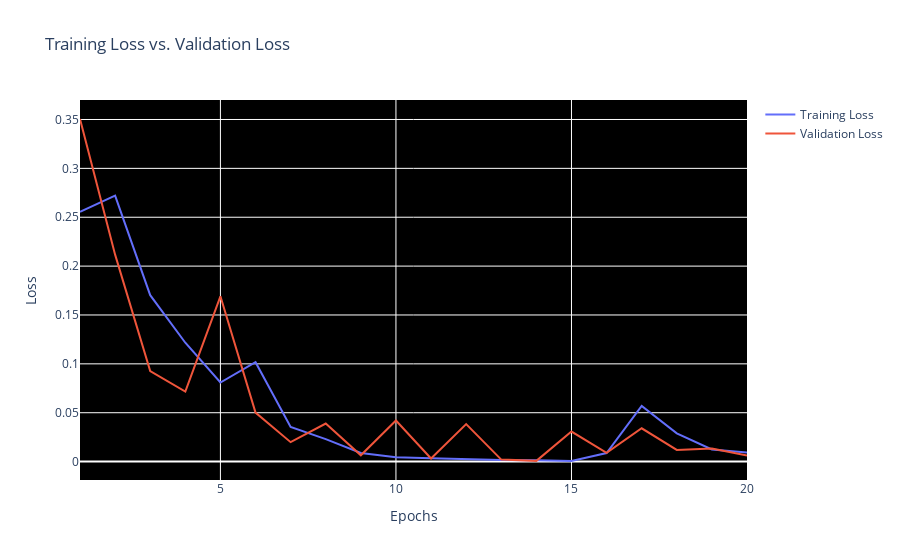
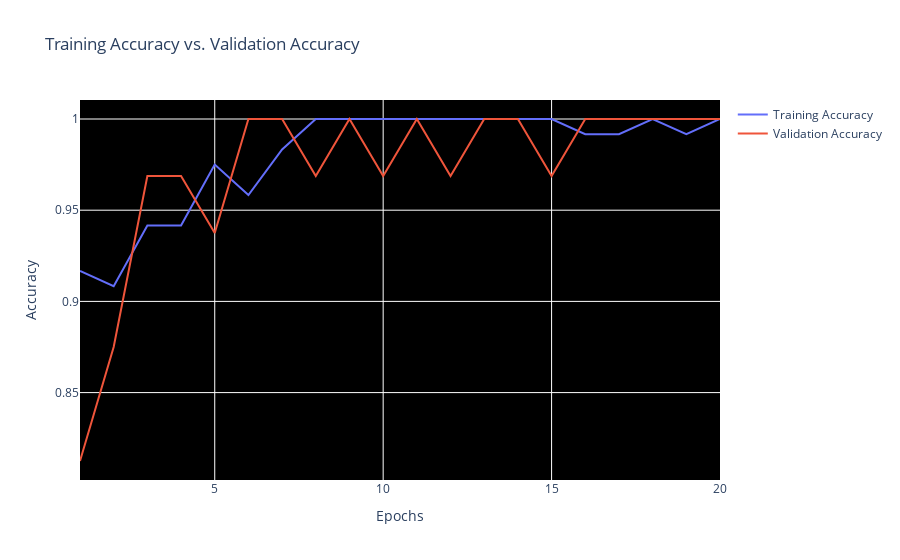

The cell these charts' notebook holds for them, in order:
### Markdown cell above
## Plot Model Accuracy History

### Code cell
import plotly.graph_objects as go

# Get the training history
history = hist.history

# Convert range objects to lists
epochs = list(range(1, len(history['loss']) + 1))

# Plot the training loss
fig = go.Figure()
fig.add_trace(go.Scatter(x=epochs, y=history['loss'], mode='lines', name='Training Loss'))
fig.add_trace(go.Scatter(x=epochs, y=history['val_loss'], mode='lines', name='Validation Loss'))
fig.update_layout(
    xaxis_title='Epochs',
    yaxis_title='Loss',
    title='Training Loss vs. Validation Loss',
    plot_bgcolor='black'  # Set the background color to white
)
fig.show()

# Plot the training accuracy
fig = go.Figure()
fig.add_trace(go.Scatter(x=epochs, y=history['accuracy'], mode='lines', name='Training Accuracy'))
fig.add_trace(go.Scatter(x=epochs, y=history['val_accuracy'], mode='lines', name='Validation Accuracy'))
fig.update_layout(
    xaxis_title='Epochs',
    yaxis_title='Accuracy',
    title='Training Accuracy vs. Validation Accuracy',
    plot_bgcolor='black'  # Set the background color to white
)
fig.show()

### Figure 1 — Plotly figure (JSON) as saved in the notebook; plotly's stock layout.template omitted (floating-point values rounded to 4 significant figures)
{"data": [{"mode": "lines", "name": "Training Loss", "type": "scatter", "x": [1, 2, 3, 4, 5, 6, 7, 8, 9, 10, 11, 12, 13, 14, 15, 16, 17, 18, 19, 20], "y": [0.2556, 0.2721, 0.1703, 0.1216, 0.08089, 0.1017, 0.03545, 0.02304, 0.008798, 0.004541, 0.003365, 0.002382, 0.001668, 0.001294, 0.0006076, 0.00878, 0.05694, 0.02892, 0.01241, 0.009394]}, {"mode": "lines", "name": "Validation Loss", "type": "scatter", "x": [1, 2, 3, 4, 5, 6, 7, 8, 9, 10, 11, 12, 13, 14, 15, 16, 17, 18, 19, 20], "y": [0.3505, 0.2117, 0.09252, 0.07169, 0.1691, 0.05011, 0.01988, 0.03895, 0.006409, 0.04205, 0.003175, 0.03831, 0.002056, 0.0007401, 0.03069, 0.008979, 0.03407, 0.01193, 0.0133, 0.006125]}], "layout": {"plot_bgcolor": "black", "title": {"text": "Training Loss vs. Validation Loss"}, "xaxis": {"title": {"text": "Epochs"}}, "yaxis": {"title": {"text": "Loss"}}}}

### Figure 2 — Plotly figure (JSON) as saved in the notebook; plotly's stock layout.template omitted (floating-point values rounded to 4 significant figures)
{"data": [{"mode": "lines", "name": "Training Accuracy", "type": "scatter", "x": [1, 2, 3, 4, 5, 6, 7, 8, 9, 10, 11, 12, 13, 14, 15, 16, 17, 18, 19, 20], "y": [0.9167, 0.9083, 0.9417, 0.9417, 0.975, 0.9583, 0.9833, 1, 1, 1, 1, 1, 1, 1, 1, 0.9917, 0.9917, 1, 0.9917, 1]}, {"mode": "lines", "name": "Validation Accuracy", "type": "scatter", "x": [1, 2, 3, 4, 5, 6, 7, 8, 9, 10, 11, 12, 13, 14, 15, 16, 17, 18, 19, 20], "y": [0.8125, 0.875, 0.9688, 0.9688, 0.9375, 1, 1, 0.9688, 1, 0.9688, 1, 0.9688, 1, 1, 0.9688, 1, 1, 1, 1, 1]}], "layout": {"plot_bgcolor": "black", "title": {"text": "Training Accuracy vs. Validation Accuracy"}, "xaxis": {"title": {"text": "Epochs"}}, "yaxis": {"title": {"text": "Accuracy"}}}}
